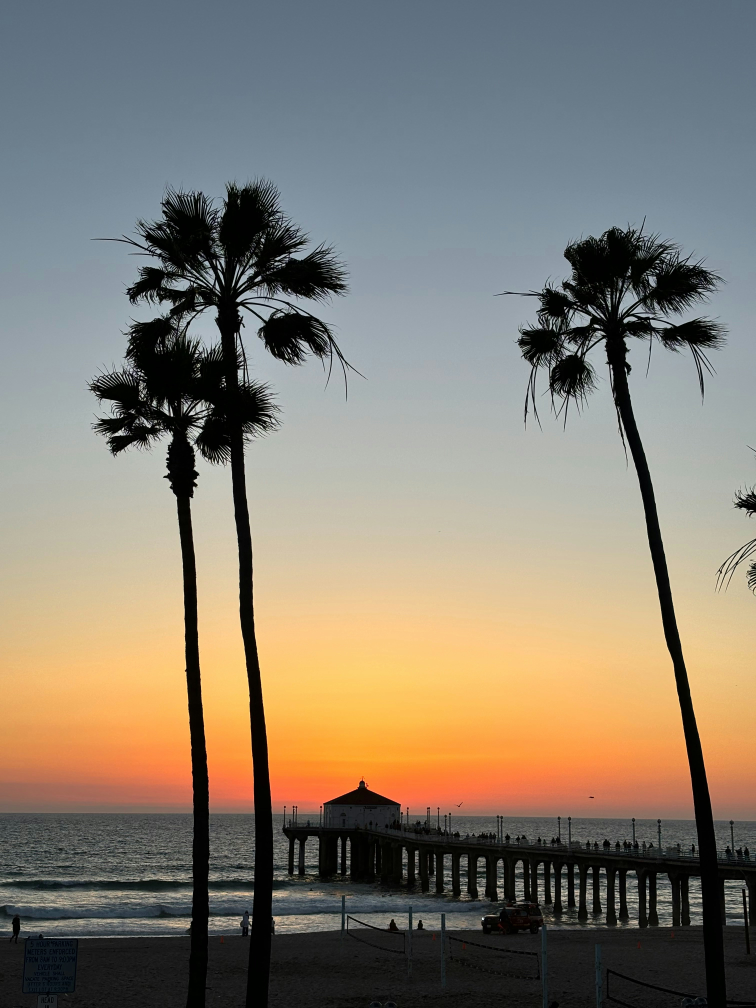
#> input picture images/palmtrees.jpg, 3024 x 4032 px (shown at 1/4 size)
$ jupyter execute Demo_Sobel_Operator.ipynb   (older library calls are emulated)
#> lines starting #> are read from the running program, lines starting #| are printed output that depends on the picture
## Demo: Edge detection using Sobel operator in OpenCV

---

Prof. Dr.-Ing. Antje Muntzinger, Hochschule für Technik Stuttgart

antje.muntzinger@hft-stuttgart.de

---

[cell 1]
import cv2
import numpy as np
import matplotlib.pyplot as plt

[cell 2]
# Load an image in grayscale
img = cv2.imread('../images/palmtrees.jpg', cv2.IMREAD_GRAYSCALE)
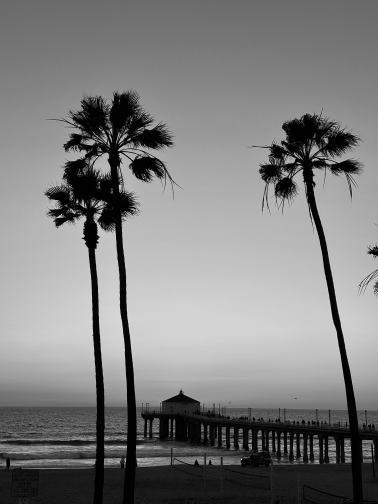
#> img: shape (4032, 3024) (shown at 1/8 size); min 0, max 255, mean 126.4

# display image
plt.imshow(img, cmap='gray')

[cell 3]
# Apply Sobel operator
sobelx = cv2.Sobel(img, cv2.CV_64F, 1, 0, ksize=9)
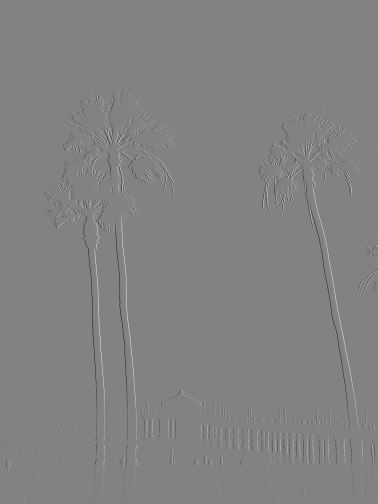
#> sobelx: shape (4032, 3024) float64 (shown at 1/8 size); min -1999439, max 1911291, mean -99.9; drawn with min black and max white
sobely = cv2.Sobel(img, cv2.CV_64F, 0, 1, ksize=9)

# Calculate gradient magnitude
magnitude = np.sqrt(sobelx**2 + sobely**2)
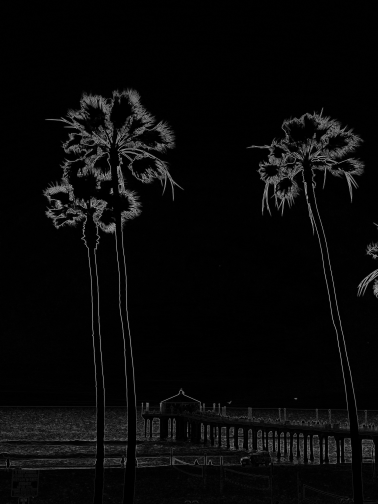
#> magnitude: shape (4032, 3024) float64 (shown at 1/8 size); min 0, max 1999660.3, mean 71088; drawn with min black and max white

# Normalize for display
magnitude = cv2.normalize(magnitude, None, 0, 255, cv2.NORM_MINMAX, cv2.CV_8U)

# Display results
plt.figure(figsize=(15,15))
plt.subplot(221), plt.imshow(img, cmap='gray'), plt.title('Original')
plt.subplot(222), plt.imshow(sobelx, cmap='gray'), plt.title('Sobel X')
plt.subplot(223), plt.imshow(sobely, cmap='gray'), plt.title('Sobel Y')
plt.subplot(224), plt.imshow(magnitude, cmap='gray'), plt.title('Gradient Magnitude')
plt.show()
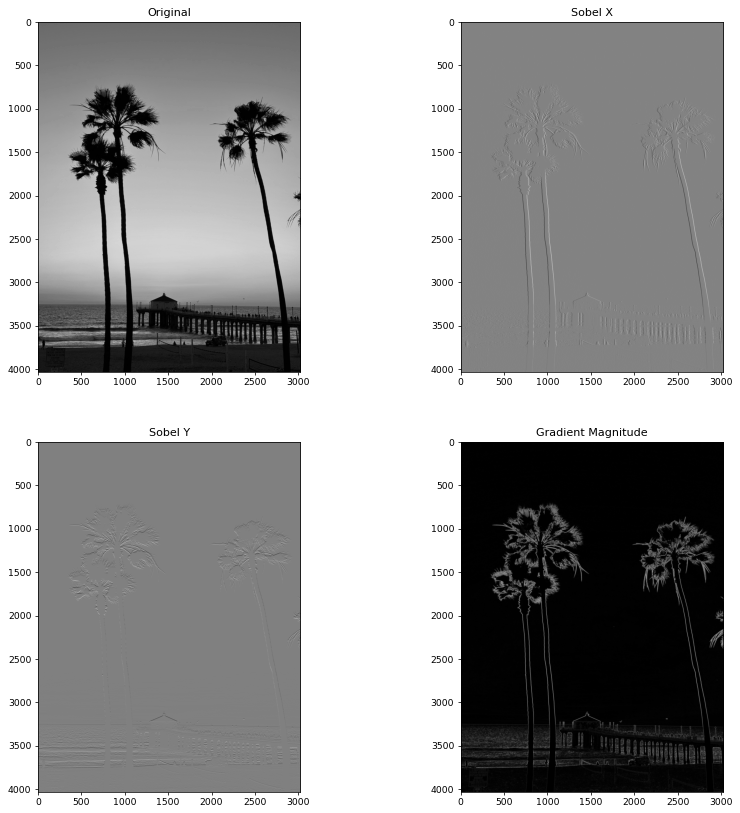
#> figure drawn by matplotlib, 4 panels

$ run again, with images/curved_lane.jpg copied over images/palmtrees.jpg
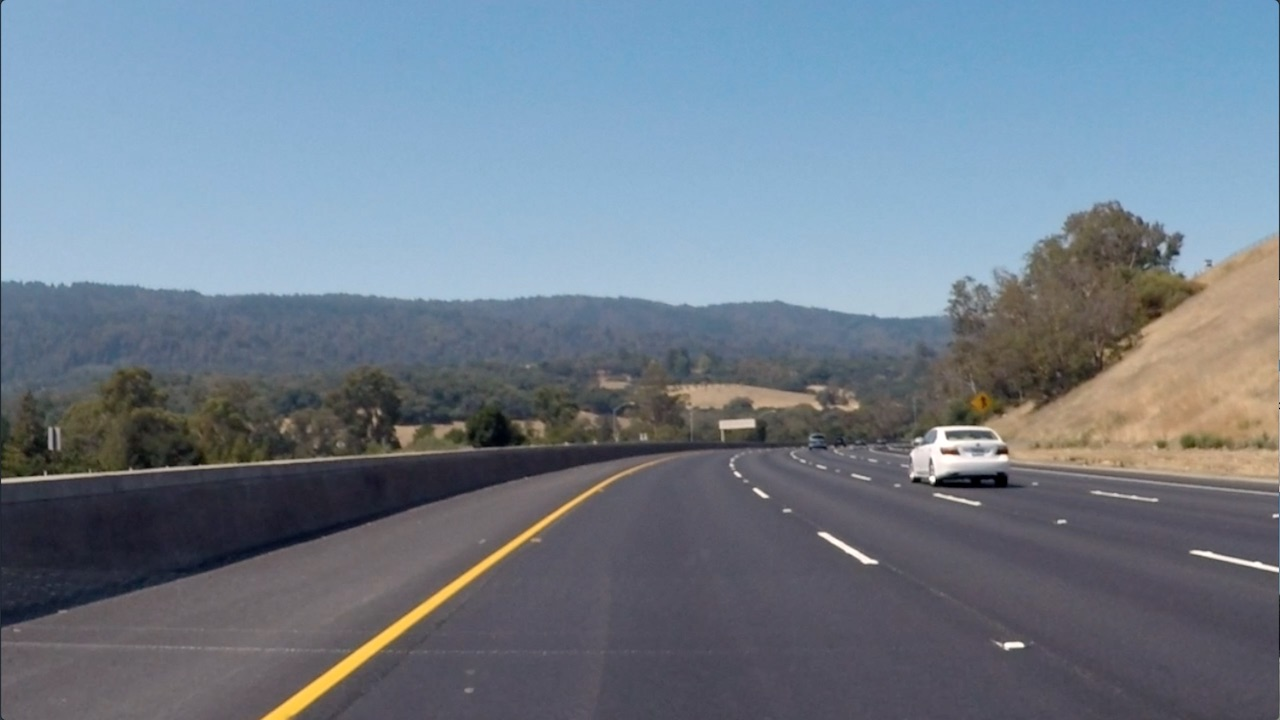
#> input picture images/curved_lane.jpg, 1280 x 720 px
#> `sobely = cv2.Sobel(img, cv2.CV_64F, 0, 1, ksize=9)`:
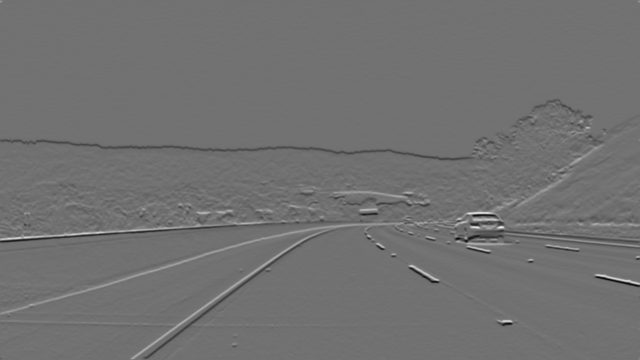
#> sobely: shape (720, 1280) float64 (shown at 1/2 size); min -1399227, max 1740395, mean -3072.4; drawn with min black and max white
#> `magnitude = np.sqrt(sobelx**2 + sobely**2)`:
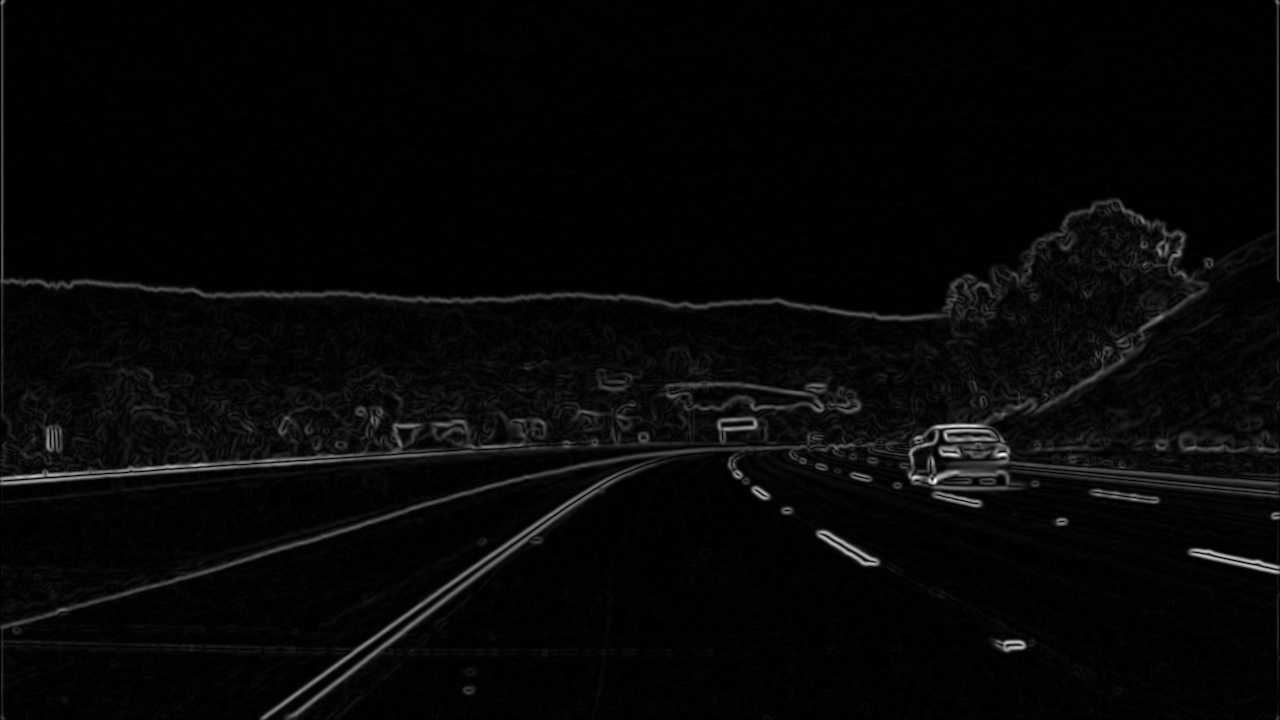
#> magnitude: shape (720, 1280) float64; min 0, max 1819275.7, mean 52299.1; drawn with min black and max white

$ run again, with images/exit-ramp.jpg copied over images/palmtrees.jpg
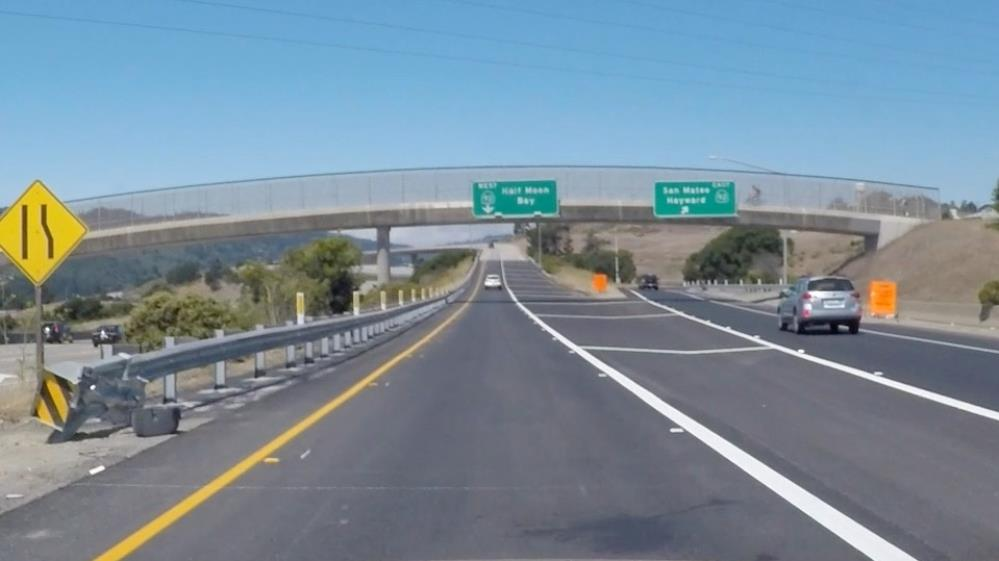
#> input picture images/exit-ramp.jpg, 999 x 561 px
#> `sobely = cv2.Sobel(img, cv2.CV_64F, 0, 1, ksize=9)`:
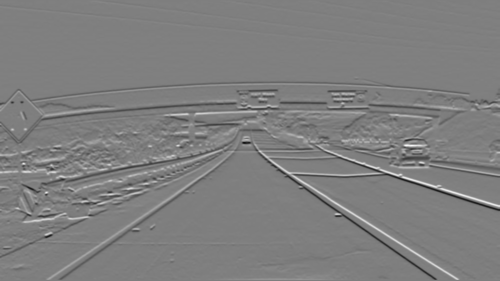
#> sobely: shape (561, 999) float64 (shown at 1/2 size); min -1329994, max 1340951, mean -1785.1; drawn with min black and max white
#> `magnitude = np.sqrt(sobelx**2 + sobely**2)`:
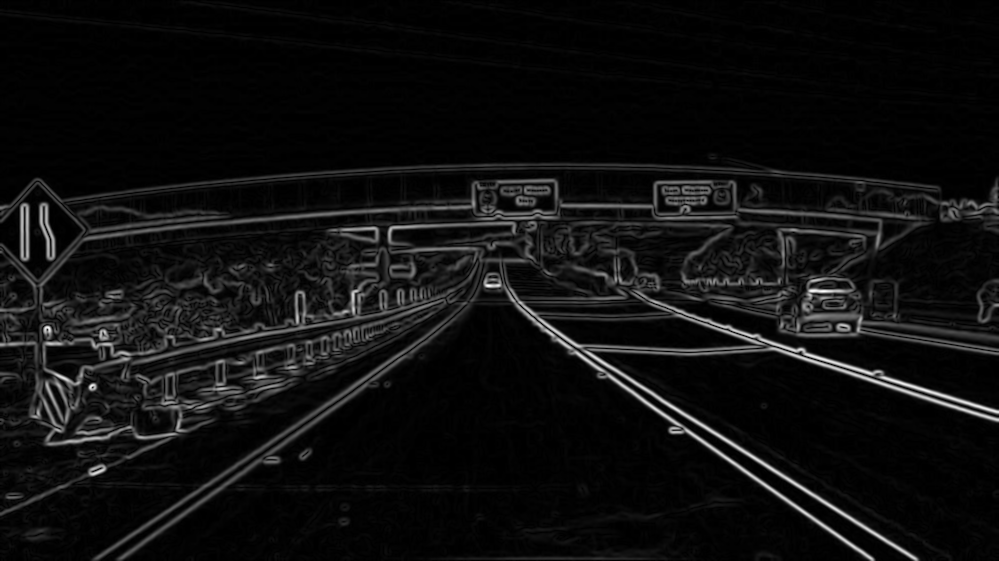
#> magnitude: shape (561, 999) float64; min 0, max 1344440.6, mean 83151.6; drawn with min black and max white
